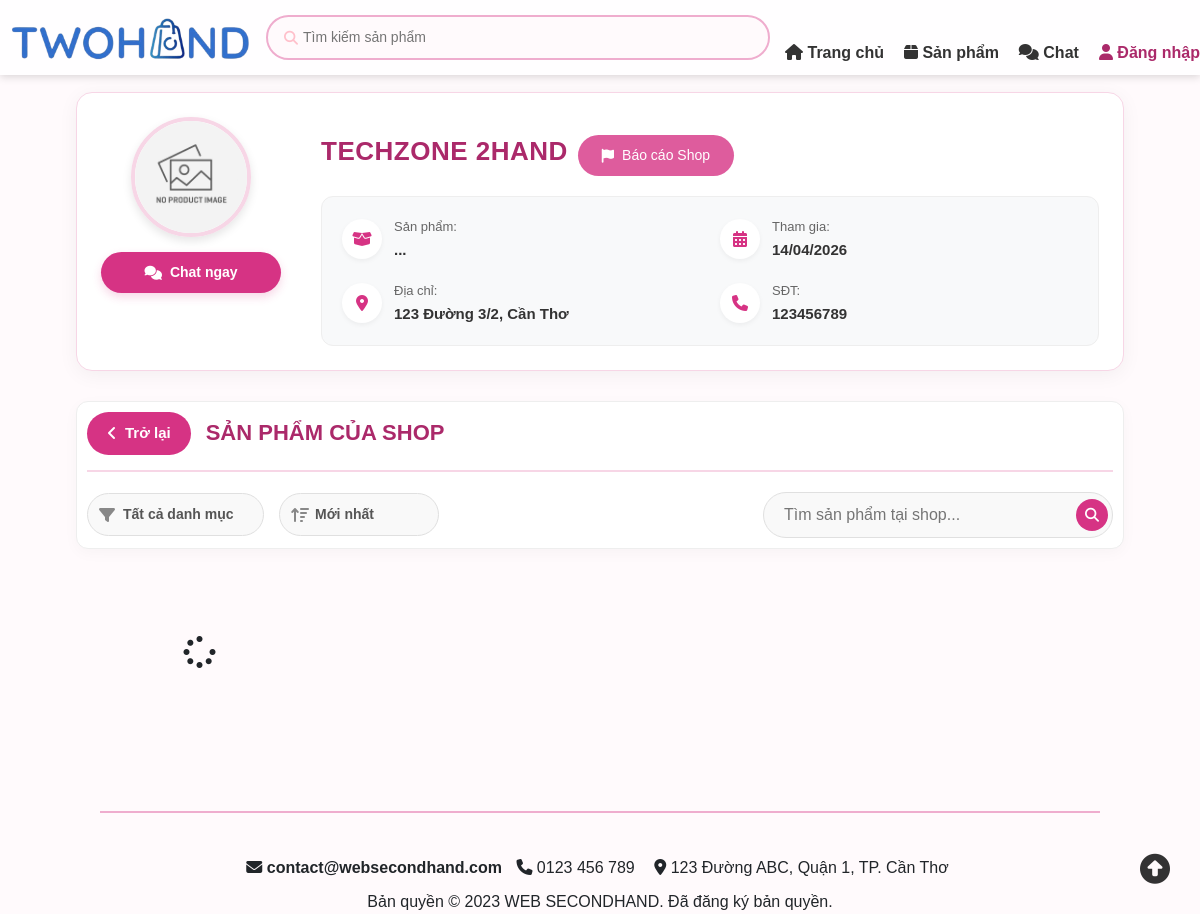
Page /controllers/chiTietNguoiBanController.php?IdTaiKhoan=2 on the committed database.
### tables this page shows
CREATE TABLE HoSoNguoiBan (
    IdHoSo INT AUTO_INCREMENT PRIMARY KEY,
    IdTaiKhoan INT(10) NOT NULL UNIQUE,
    TenCuaHang VARCHAR(100), 
    DiaChiKhoHang VARCHAR(255),
    ViDo DECIMAL(10, 8) NULL COMMENT 'Latitude - Vĩ độ Cửa Hàng (Kho)',
    KinhDo DECIMAL(11, 8) NULL COMMENT 'Longitude - Kinh độ Cửa Hàng (Kho)',
    SoCCCD VARCHAR(20),
    TenNganHang VARCHAR(50),
    SoTaiKhoanNganHang VARCHAR(30),
    TenChuTaiKhoan VARCHAR(100),
    NgayDuyet DATETIME, 
    SoDu DECIMAL(15,2) DEFAULT 0,
    FOREIGN KEY (IdTaiKhoan) REFERENCES TaiKhoan(IdTaiKhoan) ON DELETE CASCADE
);

CREATE TABLE TaiKhoan ( 
    IdTaiKhoan INT(10) PRIMARY KEY AUTO_INCREMENT, 
    TenTK VARCHAR(100) NOT NULL,
    Email VARCHAR(100) NOT NULL UNIQUE,
    Sdt VARCHAR(10) NOT NULL, 
    MatKhau VARCHAR(255) NOT NULL, 
    VaiTro TINYINT DEFAULT 0 CHECK (VaiTro IN (0,1)), 
    IdGoogle VARCHAR(255) DEFAULT NULL, 
    TrangThaiBanHang ENUM('ChuaKichHoat','DangHoatDong','BiKhoa') DEFAULT 'ChuaKichHoat', 
    Avatar VARCHAR(255) DEFAULT NULL,
    ThoiGianTao DATETIME NOT NULL DEFAULT CURRENT_TIMESTAMP,
    DiemViPham INT DEFAULT 0,
    ViDo DECIMAL(10, 8) NULL COMMENT 'Latitude - Vĩ độ của Người Mua',
    KinhDo DECIMAL(11, 8) NULL COMMENT 'Longitude - Kinh độ của Người Mua',
    HanKhoaTaiKhoan DATETIME DEFAULT NULL
);

### controllers/chiTietNguoiBanController.php (called while the page is built, shortened)
<?php
require_once __DIR__ . '/../includes/ketnoi.php';
require_once __DIR__ . '/../models/sanPhamChiTiet.php';
$idNguoiBan = isset($_GET['IdTaiKhoan']) ? intval($_GET['IdTaiKhoan']) : 0;
$spChiTietModel = new SanPhamChiTiet($conn);
$shopInfo = $spChiTietModel->getThongTinNguoiBan($idNguoiBan);
include_once __DIR__ . '/../views/chiTietNguoiBan.php';

### models/sanPhamChiTiet.php (called while the page is built, shortened)
<?php
class SanPhamChiTiet
{
    private $conn;
    public function __construct($connection)
    {
        $this->conn = $connection;
    }
    public function getThongTinNguoiBan($idNguoiBan)
    {
        $sql = "
            SELECT
                tk.IdTaiKhoan,
                tk.TenTK,
                tk.Avatar,
                tk.Sdt,
                hs.TenCuaHang,
                hs.DiaChiKhoHang
            FROM TaiKhoan tk
            LEFT JOIN HoSoNguoiBan hs ON tk.IdTaiKhoan = hs.IdTaiKhoan
            WHERE tk.IdTaiKhoan = ?
        ";
        $stmt = $this->conn->prepare($sql);
        $stmt->bind_param("i", $idNguoiBan);
        $stmt->execute();
        $result = $stmt->get_result();
        return $result->fetch_assoc();
    }
}

### views/chiTietNguoiBan.php (the view, shortened to what this page needs)
<!DOCTYPE html>
<html lang="vi">
<head>
    <link rel="stylesheet" href="https://cdnjs.cloudflare.com/ajax/libs/font-awesome/6.4.0/css/all.min.css">
    <link href="../assets/css/bootstrap/bootstrap.css" rel="stylesheet">
    <link href="../assets/css/header.css" rel="stylesheet">
    <link href="../assets/css/color.css" rel="stylesheet">
    <link href="../assets/css/sanPham.css" rel="stylesheet">
    <link href="../assets/css/danhSachSanPham.css" rel="stylesheet">
    <link href="../assets/css/chiTietNguoiBan.css" rel="stylesheet">
</head>
<body>
    <?php include '../includes/header.php'; ?>
    <div class="giua-trang">
        <div class="san-pham-chinh">
            <div class="shop-header-container">
                <div class="shop-info-wrapper">
                    <div class="shop-left">
                        <img src="../<?php echo !empty($shopInfo['Avatar']) ? $shopInfo['Avatar'] : 'assets/images/placeholder.png'; ?>"
                            alt="Avatar" class="shop-avatar">
                        <a href="chatController.php?IdTaiKhoan=<?php echo $shopInfo['IdTaiKhoan']; ?>" class="btn-chat-shop">
                            <i class="fa-solid fa-comments"></i> Chat ngay
                        </a>
                    </div>
                    <div class="shop-right">
                        <h1 class="shop-name">
                            <?php echo htmlspecialchars($shopInfo['TenCuaHang']); ?>
                            <button onclick="moBaoCao('NguoiBan', <?= $shopInfo['IdTaiKhoan'] ?>)" class="btn btn-sm btn-outline-danger mt-2"><i class="fa-solid fa-flag"></i> Báo cáo Shop</button>
                        </h1>
                        <div class="shop-stats">
                            <div class="stat-item">
                                <i class="fa-solid fa-box-open"></i>
                                <div>Sản phẩm: <span id="total-products">...</span></div>
                            </div>
                            <div class="stat-item">
                                <i class="fa-solid fa-calendar-days"></i>
                                <div>Tham gia: <span><?php echo date('d/m/Y', strtotime($shopInfo['NgayDuyet'] ?? 'now')); ?></span></div>
                            </div>
                            <div class="stat-item">
                                <i class="fa-solid fa-location-dot"></i>
                                <div>Địa chỉ: <span><?php echo htmlspecialchars($shopInfo['DiaChiKhoHang'] ?? 'Chưa cập nhật'); ?></span></div>
                            </div>
                            <div class="stat-item">
                                <i class="fa-solid fa-phone"></i>
                                <div>SĐT: <span><?php echo htmlspecialchars($shopInfo['Sdt']); ?></span></div>
                            </div>
                        </div>
                    </div>
                </div>
            </div>
            <div class="shop-toolbar-container">
                <div class="toolbar-top">
                    <button onclick="history.back()" class="btn-back-text">
                        <i class="fa-solid fa-angle-left"></i> Trở lại
                    </button>
                    <h2>SẢN PHẨM CỦA SHOP</h2>
                </div>
                <div class="toolbar-bottom">
                    <div class="filter-group">
                        <div class="custom-select-wrapper">
                            <select id="category-filter">
                                <option value="">Tất cả danh mục</option>
                            </select>
                        </div>
                        <div class="custom-select-wrapper">
                            <select id="sort-filter">
                                <option value="new">Mới nhất</option>
                            </select>
                        </div>
                    </div>
                    <div class="search-group-modern">
                        <input type="text" id="search-input" placeholder="Tìm sản phẩm tại shop...">
                        <button id="btn-search"><i class="fas fa-search"></i></button>
                    </div>
                </div>
            </div>
            <div class="loai-san-pham" id="shop-product-list">
            </div>
            <div class="trang-thai-san-pham">
            </div>
        </div>
    </div>
    <?php include '../includes/footer.php'; ?>
</body>
</html>

### assets/css/header.css (style rules this page uses)
html, body { overflow-x: clip !important; overflow-y: visible !important; }
.giua-trang { margin-top: 80px; margin-left: 64px; margin-right: 64px; }
body { font-family: Arial, sans-serif; background-color:var(--bs-pink-50); margin: 0; padding: 0; }

### assets/css/sanPham.css (style rules this page uses)
.loai-san-pham, .loai-san-pham-giam-gia, .loai-san-pham-moi { padding-top: 24px; display: grid; grid-template-columns: repeat(4, 1fr); gap: 20px; max-width: 1200px; margin: 0 auto; box-sizing: border-box; }

### assets/css/danhSachSanPham.css (style rules this page uses)
html { scroll-behavior: smooth; }
.san-pham-giam-gia, .san-pham-chinh { padding: 12px; max-width: 1200px; margin: 0 auto; }
.trang-thai-san-pham { display: flex; flex-direction: column; align-items: center; justify-content: center; text-align: center; padding: 40px 0; }

### rows in the picture
hosonguoiban: TenCuaHang "TECHZONE 2HAND", DiaChiKhoHang "123 Đường 3/2, Cần Thơ", IdTaiKhoan.Sdt "123456789"

### other values in the picture
date('d/m/Y', strtotime($shopInfo['NgayDuyet'] ?? 'now')) "14/04/2026"
